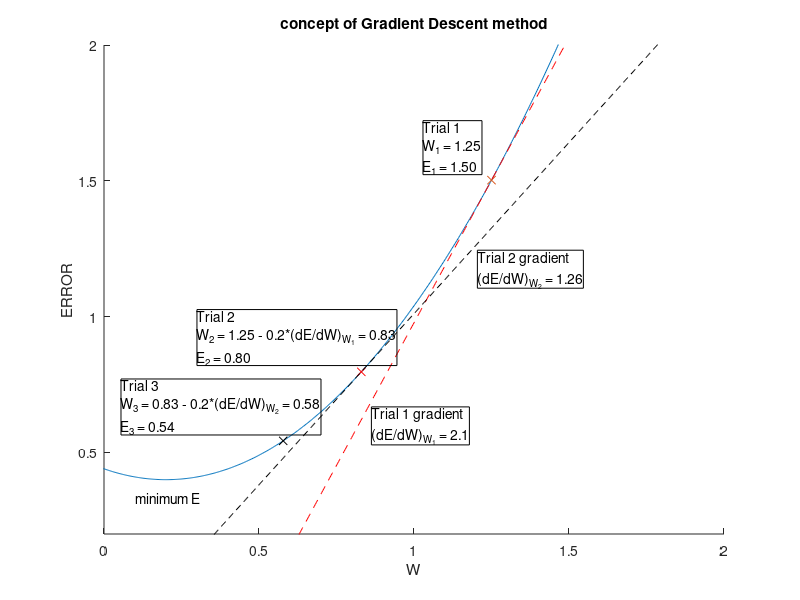

Reproduce this figure in MATLAB.
% generate data for figure to illustrate
% gradient descent method
%
% SEE backprop_createfigure.m for code
% to annotate figure 
%
% didn't use that directly but copied so code here
% have to resize figure window to get things to line up

clc 

% Create figure
figure1 = figure;

% Create axes
axes1 = axes('Parent',figure1);
hold(axes1,'on');

xo = 0.2;
yo = 0.4;
x = linspace(-1,2,1000);
y = (x - xo).^2 + yo;

plot(x,y)
axis([0,2,0.2,2])
% dy/dx = 2*(x - xo)
x1 = 1.25
y1 = (x1 - xo).^2 + yo
% y = mx + b
% b = y - mx
m = 2*(x1 - xo) % m = dy/dx at x1,y1
b = y1 - m*x1;

hold on
plot(x1,y1,'x')
y2 = m*x + b;
plot(x,y2,'r--')

alpha = 0.2;
x3 = x1 - alpha*m
y3 = (x3 - xo).^2 + yo
plot(x3,y3,'rx')

m3 = 2*(x3 - xo)
b3 = y3 - m3*x3;
y4 = m3*x + b3;
plot(x,y4,'k--')

x5 = x3 - alpha * m3
y5 = (x5 - xo).^2 + yo
plot(x5,y5,'kx')
hold off

% Create ylabel
ylabel('ERROR');

% Create xlabel
xlabel('W');

% Create title
title({'concept of Gradient Descent method'});

% Create textbox
annotation(figure1,'textbox',...
    [0.528722157092613 0.7089173553719 0.0756154747948418 0.0933884297520661],...
    'String',{'Trial 1','W_1 = 1.25','E_1 = 1.50'});

% Create textbox
annotation(figure1,'textbox',...
    [0.246189917936691 0.390735537190082 0.199296600234467 0.100826446280992],...
    'String',{'Trial 2','W_2 = 1.25 - 0.2*(dE/dW)_{W_1} = 0.83','E_2 = 0.80'});

% Create textbox
annotation(figure1,'textbox',...
    [0.168815943728019 0.158504132231405 0.0814771395076201 0.0371900826446281],...
    'String',{'minimum E'},...
    'LineStyle','none');

% Create textbox
annotation(figure1,'textbox',...
    [0.596717467760834 0.51966115702479 0.114888628370457 0.0727272727272728],...
    'String',{'Trial 2 gradient','(dE/dW)_{W_2} = 1.26'});

% Create textbox
annotation(figure1,'textbox',...
    [0.151230949589681 0.275033057851238 0.199296600234467 0.100826446280992],...
    'String',{'Trial 3','W_3 = 0.83 - 0.2*(dE/dW)_{W_2} = 0.58','E_3 = 0.54'});

% Create textbox
annotation(figure1,'textbox',...
    [0.464243845252036 0.258504132231401 0.107854630715123 0.0727272727272728],...
    'String',{'Trial 1 gradient','(dE/dW)_{W_1} = 2.1'});
